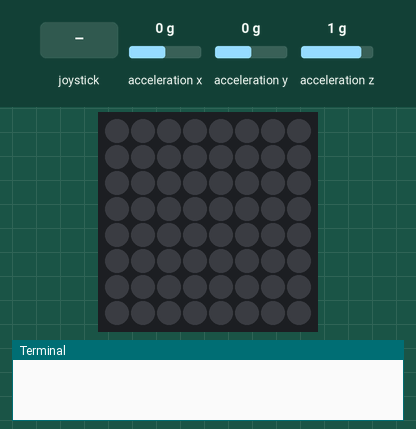
The program below on a simulated Raspberry Pi (BCM pin numbers) with a Sense HAT. On the bench: the Sense HAT's 8×8 RGB LED matrix, the last lines printed to the terminal. The test bench sets the inputs (shaded band); at power-on: acceleration y 0 g, acceleration x 0 g, acceleration z 1 g. Random numbers come from a fixed seed; the 64×8 strip is a reading aid, not a part: it shows the text the matrix is scrolling, unrolled, one strip-width of it at a time.

Above: at 1.2 s.
1.3 s: joystick pushed up
At 2.1 s:
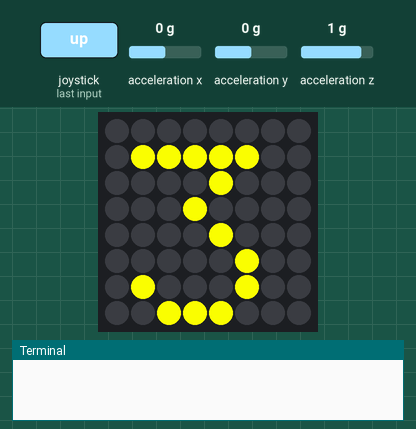
4.3 s: acceleration y set to -0.4 g
At 4.97 s:
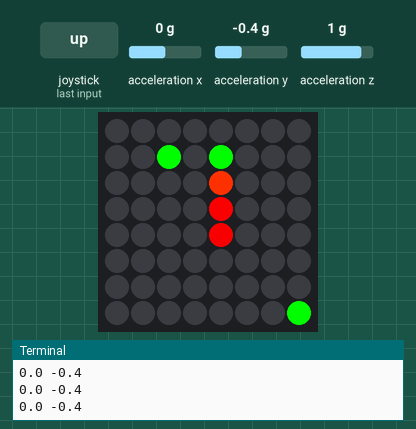
6.3 s: joystick pushed left
At 6.42 s:
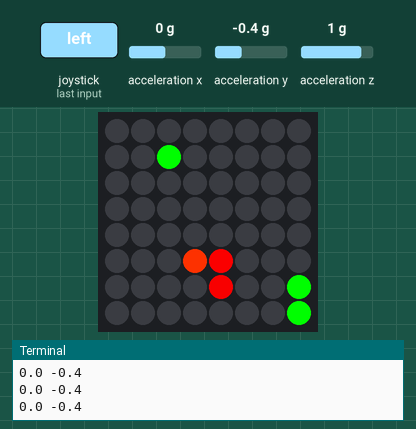
8.1 s: joystick pushed right
At 8.19 s:
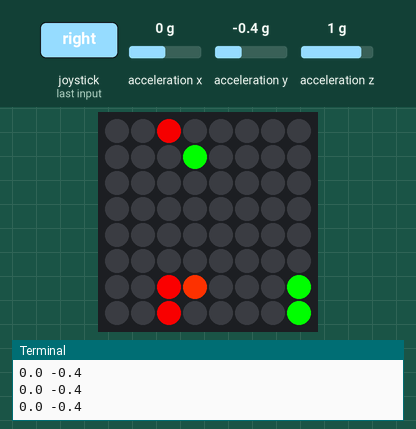
10.1 s: acceleration y set to 0.1 g
11.6 s: acceleration y set to 0.4 g
At 11.83 s:
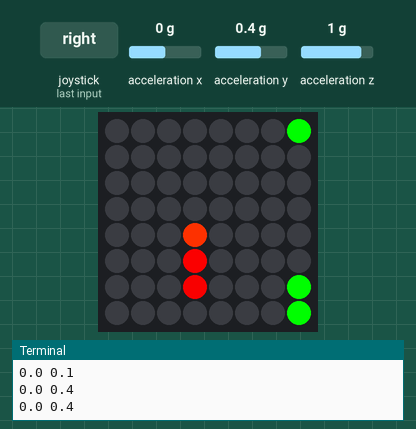

Measured:
- the behaviour switches between -0.2 and -0.3 g on acceleration y (found by bisection; images 1 and 2)
- the behaviour switches between 0.2 and 0.3 g on acceleration y (found by bisection; images 4 and 5)
- after the input at 1.3 s, the LEDs: change at once (image 1)
- what the display in image 1 shows lasts 1.0 s, from 1.3 s to 2.3 s

The program:

snake.py
```python
from sense_hat import SenseHat
from time import sleep
from random import randint

sense = SenseHat()

red = (200,0,0)
green = (0,255,0)
blank = (0,0,0)
brightred = (255,0,0)
darkred = (100,0,0)

snake = [[2,4],[3,4],[4,4]]
apples = []
direction = 'right'
score = 0
speed = 5
dead = False

def draw_snake():
    for segment in snake:
        sense.set_pixel(segment[0],segment[1],red)

def make_apple():
    new = snake[0]
    while new in snake:
        x, y = randint(0,7), randint(0,7)
        new = [x,y]
    sense.set_pixel(new[0],new[1],green)
    apples.append(new)


def wrap(pix):
    if pix[0] > 7:
        pix[0] = 0
    elif pix[0] < 0:
        pix[0] = 7
    elif pix[1] > 7:
        pix[1] = 0
    elif pix[1] < 0:
        pix[1] = 7
    return pix

def move():
    global score
    global speed
    global dead
    remove = True
    front = snake[-1]
    end = snake[0]
    new = list(front)

    if direction == 'right':
        new[0] = front[0] + 1
    elif direction == 'left':
        new[0] = front[0] - 1
    elif direction == 'down':
        new[1] = front[1] + 1
    elif direction == 'up':
        new[1] = front[1] - 1

    new = wrap(new)

    if new in apples:
        apples.remove(new)
        score += 1

        if score % 2 == 0:
            remove = False

            speed = speed * 0.9
    if remove:
            sense.set_pixel(end[0],end[1],blank)
            snake.remove(end)
    if new in snake:
        dead = True
    if not dead:
        snake.append(new)
        for i in range(len(snake)):
            sense.set_pixel(snake[-1-i][0],snake[-1-i][1],(255-i*10,0,0))
        sense.set_pixel(snake[-1][0],snake[-1][1],(255,50,0))


def tilt():
    global direction
    x, y, z = sense.get_accelerometer_raw().values()
    print(str(x) + ' ' + str(y))
    if x > 0.2:
        direction = 'right'
    if x < -0.2:
        direction = 'left'
    if y > 0.2:
        direction = 'down'
    if y < -0.2:
        direction = 'up'


def joystick_moved(event):
    global direction
    if event.direction != 'middle':
        front = snake[-1]
        new = list(front)
        if event.direction == 'right':
            new[0] = front[0] + 1
        elif event.direction == 'left':
            new[0] = front[0] - 1
        elif event.direction == 'down':
            new[1] = front[1] + 1
        elif event.direction == 'up':
            new[1] = front[1] - 1
        if new != snake[-2]:
            direction = event.direction

while True:
    #start
    snake = [[2,4],[3,4],[4,4]]
    apples = []
    direction = 'right'
    score = 0
    speed = 5
    dead = False

    sense.clear()
    event = sense.stick.wait_for_event()

    sense.show_letter('3',text_colour=[255,255,0])
    sleep(1)
    sense.show_letter('2',text_colour=[255,255,0])
    sleep(1)
    sense.show_letter('1',text_colour=[255,255,0])
    sleep(1)
    sense.clear()
    draw_snake()


    count = 0
    while not dead:
        if count >= speed:
            move()
        sense.stick.direction_any = joystick_moved
        if len(apples) < 3:
            make_apple()
        tilt()
        sleep(0.1)
        count += 1

    sense.show_message('You scored %d' %score,text_colour=[255,255,0])
    sleep(1)
```
